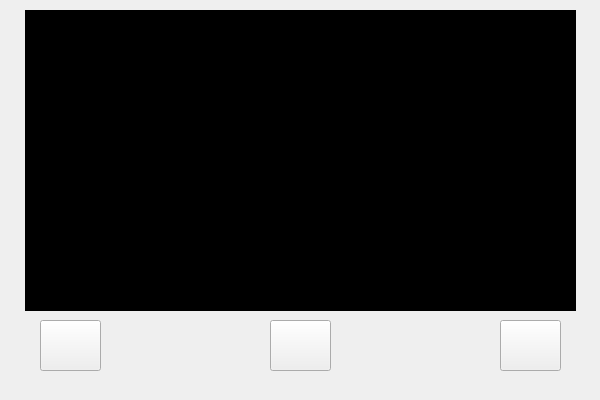
<?xml version="1.0" encoding="UTF-8"?>
<ui version="4.0">
 <class>Camera</class>
 <widget class="QWidget" name="Camera">
  <property name="geometry">
   <rect>
    <x>0</x>
    <y>0</y>
    <width>600</width>
    <height>400</height>
   </rect>
  </property>
  <property name="minimumSize">
   <size>
    <width>600</width>
    <height>400</height>
   </size>
  </property>
  <property name="maximumSize">
   <size>
    <width>600</width>
    <height>400</height>
   </size>
  </property>
  <property name="windowTitle">
   <string>Form</string>
  </property>
  <widget class="QPushButton" name="takeBtn">
   <property name="geometry">
    <rect>
     <x>270</x>
     <y>320</y>
     <width>61</width>
     <height>51</height>
    </rect>
   </property>
   <property name="styleSheet">
    <string notr="true">image: url(:/icon/icon/拍摄.png);</string>
   </property>
   <property name="text">
    <string/>
   </property>
  </widget>
  <widget class="QPushButton" name="albumBtn">
   <property name="geometry">
    <rect>
     <x>40</x>
     <y>320</y>
     <width>61</width>
     <height>51</height>
    </rect>
   </property>
   <property name="styleSheet">
    <string notr="true">image: url(:/icon/icon/相册.png);</string>
   </property>
   <property name="text">
    <string/>
   </property>
  </widget>
  <widget class="QStackedWidget" name="stackedWidget">
   <property name="geometry">
    <rect>
     <x>25</x>
     <y>10</y>
     <width>551</width>
     <height>301</height>
    </rect>
   </property>
   <widget class="QWidget" name="page">
    <property name="styleSheet">
     <string notr="true">background-color: rgb(0, 0, 0);</string>
    </property>
   </widget>
  </widget>
  <widget class="QPushButton" name="switchBtn">
   <property name="geometry">
    <rect>
     <x>500</x>
     <y>320</y>
     <width>61</width>
     <height>51</height>
    </rect>
   </property>
   <property name="styleSheet">
    <string notr="true">image: url(:/icon/icon/update.png);</string>
   </property>
   <property name="text">
    <string/>
   </property>
  </widget>
 </widget>
 <resources/>
 <connections/>
</ui>
